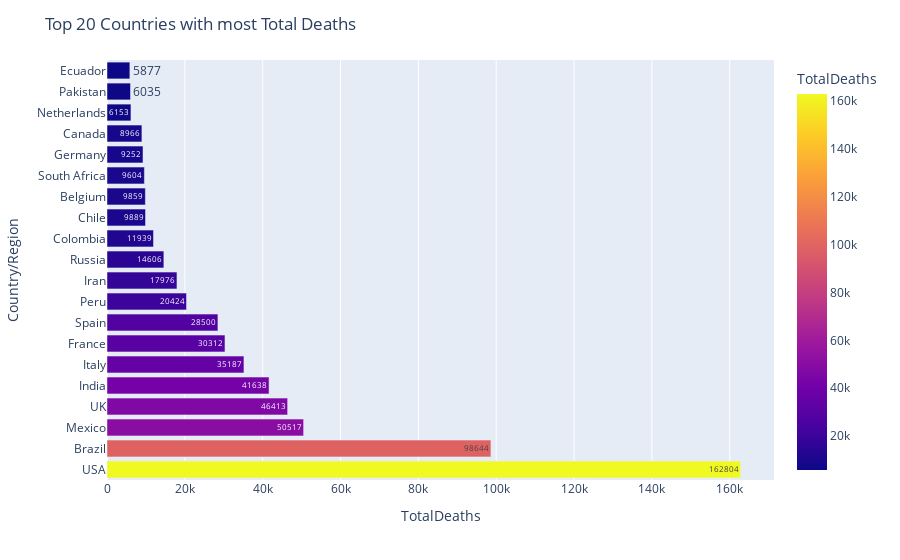

Notebook code for this chart:
### Code cell
fig = px.bar(world_data.sort_values(by='TotalDeaths',ascending=False)[0:20],y='Country/Region',x='TotalDeaths',color='TotalDeaths',text='TotalDeaths')
fig.update_layout(title_text='Top 20 Countries with most Total Deaths')
fig.show()

### Figure 1 — Plotly figure (JSON) as saved in the notebook; plotly's stock layout.template omitted (floating-point values rounded to 4 significant figures)
{"data": [{"alignmentgroup": "True", "hovertemplate": "TotalDeaths=%{marker.color}<br>Country/Region=%{y}<extra></extra>", "legendgroup": "", "marker": {"color": [162804, 98644, 50517, 46413, 41638, 35187, 30312, 28500, 20424, 17976, 14606, 11939, 9889, 9859, 9604, 9252, 8966, 6153, 6035, 5877], "coloraxis": "coloraxis", "pattern": {"shape": ""}}, "name": "", "offsetgroup": "", "orientation": "h", "showlegend": false, "text": [162804, 98644, 50517, 46413, 41638, 35187, 30312, 28500, 20424, 17976, 14606, 11939, 9889, 9859, 9604, 9252, 8966, 6153, 6035, 5877], "textposition": "auto", "type": "bar", "x": [162804, 98644, 50517, 46413, 41638, 35187, 30312, 28500, 20424, 17976, 14606, 11939, 9889, 9859, 9604, 9252, 8966, 6153, 6035, 5877], "xaxis": "x", "y": ["USA", "Brazil", "Mexico", "UK", "India", "Italy", "France", "Spain", "Peru", "Iran", "Russia", "Colombia", "Chile", "Belgium", "South Africa", "Germany", "Canada", "Netherlands", "Pakistan", "Ecuador"], "yaxis": "y"}], "layout": {"barmode": "relative", "coloraxis": {"colorbar": {"title": {"text": "TotalDeaths"}}, "colorscale": [[0, "#0d0887"], [0.1111, "#46039f"], [0.2222, "#7201a8"], [0.3333, "#9c179e"], [0.4444, "#bd3786"], [0.5556, "#d8576b"], [0.6667, "#ed7953"], [0.7778, "#fb9f3a"], [0.8889, "#fdca26"], [1, "#f0f921"]]}, "legend": {"tracegroupgap": 0}, "margin": {"t": 60}, "title": {"text": "Top 20 Countries with most Total Deaths"}, "xaxis": {"anchor": "y", "domain": [0, 1], "title": {"text": "TotalDeaths"}}, "yaxis": {"anchor": "x", "domain": [0, 1], "title": {"text": "Country/Region"}}}}
